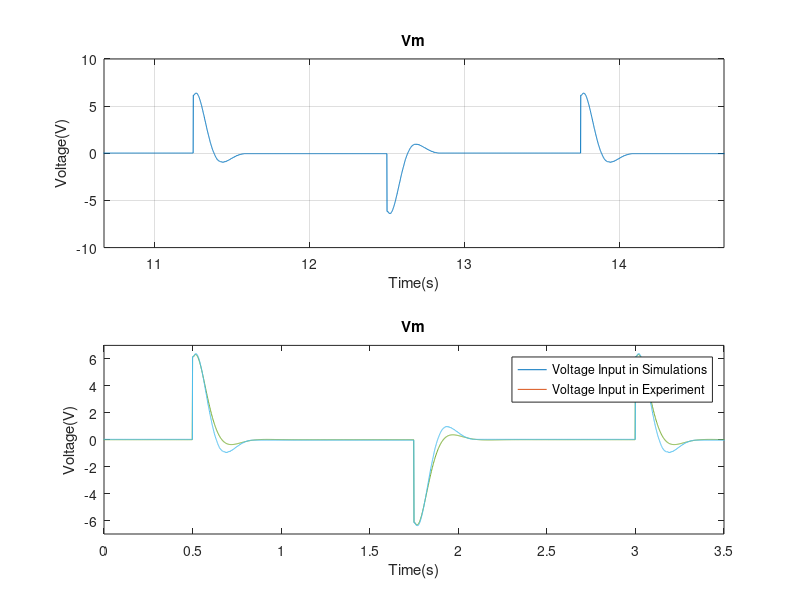

Recreate this plot in MATLAB.
%% Simulation
clc;
close all;
clear all;

%Voltage
load('vm1.mat');
%subplot(2,1,1);
plot(data_vm(:,1),data_vm(:,2));
axis([min(data_vm(:,1))+0.25 min(data_vm(:,1))+4.25 -10 10]);
title('Vm');
xlabel('Time(s)');
ylabel('Voltage(V)');
grid;

%position
load('pos1.mat');
%subplot(2,1,2);
plot(data_pos(:,1),data_pos(:,3));
hold on;
plot(data_pos(:,1),data_pos(:,2));
axis([min(data_vm(:,1))+0.25 min(data_vm(:,1))+4.25 -0.7 0.7]);

%max peak
ymax=max(data_pos(:,3));
max_line=-1:1:6;
plot(max_line,ymax*ones(size(max_line)),'b --');

%ro
r0time=1.75;
r0=-0.3927:0.00001:0.3927;
plot(r0time*ones(size(r0)),r0,'k --');

%initial time
initial_time=1.248;
itime_y=-1:1:5;
plot(initial_time*ones(size(itime_y)),itime_y,'c --');

%peak time
peak_time=1.450;
ptime_y=-1:1:5;
plot(peak_time*ones(size(ptime_y)),ptime_y,'m --');

title('Theta L');
xlabel('Time(s)');
ylabel('Theta(Rad)');
legend('Simulated','Setpoint','ymax=0.8252','R0=0.7854','t0=1.248','tmax=1.450');
legend('Simulated','Setpoint');
grid;
%% Simulation FIlter
clc;
close all;
clear all;

%Voltage
load('vm2.mat');
%subplot(2,1,1);
plot(data_vm(:,1),data_vm(:,2));
axis([min(data_vm(:,1))+0.25 min(data_vm(:,1))+4.25 -10 10]);
title('Vm');
xlabel('Time(s)');
ylabel('Voltage(V)');
grid;

%position
load('pos2.mat');
%subplot(2,1,2);
plot(data_pos(:,1),data_pos(:,3));
hold on;
plot(data_pos(:,1),data_pos(:,2));
axis([min(data_vm(:,1))+0.25 min(data_vm(:,1))+4.25 -0.7 0.7]);

%max peak
ymax=max(data_pos(:,3));
max_line=18:1:30;
plot(max_line,ymax*ones(size(max_line)),'b --');

%ro
r0time=21.75;
r0=-0.3927:0.00001:0.3927;
plot(r0time*ones(size(r0)),r0,'k --');

%initial time
initial_time=21.248;
itime_y=-1:1:5;
plot(initial_time*ones(size(itime_y)),itime_y,'c --');

%peak time
peak_time=21.450;
ptime_y=-1:1:5;
plot(peak_time*ones(size(ptime_y)),ptime_y,'m --');

title('Theta L');
xlabel('Time(s)');
ylabel('Theta(Rad)');
%legend('Simulated','Setpoint','ymax=0.8305','R0=0.7854','t0=21.248','tmax=21.450');
legend('Simulated','Setpoint');
grid;
%% Experimental
clc;
close all;
clear all;

%Voltage
load('vm3.mat');
subplot(2,1,1);
plot(data_vm(:,1),data_vm(:,2));
axis([min(data_vm(:,1))+0.25 min(data_vm(:,1))+4.25 -10 10]);
title('Vm');
xlabel('Time(s)');
ylabel('Voltage(V)');
grid;

%position
load('pos3.mat');
subplot(2,1,2);
plot(data_pos(:,1),data_pos(:,3));
hold on;
plot(data_pos(:,1),data_pos(:,2));
axis([min(data_vm(:,1))+0.25 min(data_vm(:,1))+4.25 -0.7 0.7]);

%max peak
ymax=max(data_pos(:,3));
max_line=10:1:15;
plot(max_line,ymax*ones(size(max_line)),'b --');

%ro
r0time=11.75;
r0=-0.3958:0.00001:0.3973;
plot(r0time*ones(size(r0)),r0,'k --');

%initial time
initial_time=11.2490;
itime_y=-1:1:5;
plot(initial_time*ones(size(itime_y)),itime_y,'c --');

%peak time
peak_time=11.4230;
ptime_y=-1:1:5;
plot(peak_time*ones(size(ptime_y)),ptime_y,'m --');

title('Theta L');
xlabel('Time(s)');
ylabel('Theta(Rad)');
legend('Measured','Setpoint','ymax=0.9035','R0=0.7931','t0=11.2490','tmax=11.4230');
grid;

%%
clc;
close all;
clear all;

%Voltage
load('vm3.mat');

load('pos3.mat');
plot(data_pos(:,1),data_pos(:,3));
hold on;
plot(data_pos(:,1),data_pos(:,2));
axis([min(data_vm(:,1))+0.25 min(data_vm(:,1))+4.25 -0.7 0.7]);

title('Theta L');
xlabel('Time(s)');
ylabel('Theta(Rad)');
legend('Measured ss = 0.3973','Setpoint ss = 0.3927');
grid;
%% diff between inputs
clc;
close all;
clear all;

%Voltage
load('vm2.mat');
data_vm(:,1)=data_vm(:,1)-20.75;
sim_voltage=data_vm(:,2);
plot(data_vm(:,1),data_vm(:,2));
title('Vm');
xlabel('Time(s)');
ylabel('Voltage(V)');
axis([0 3.5 -7 7]);
grid;

hold on;

%Voltage 1
load('vm3.mat');
data_vm(:,1)=data_vm(:,1)-10.75;
plot(data_vm(:,1),data_vm(:,2));
title('Vm');
xlabel('Time(s)');
ylabel('Voltage(V)');
grid;
axis([0 3.5 -7 7]);
legend('Voltage Input in Simulations','Voltage Input in Experiment');